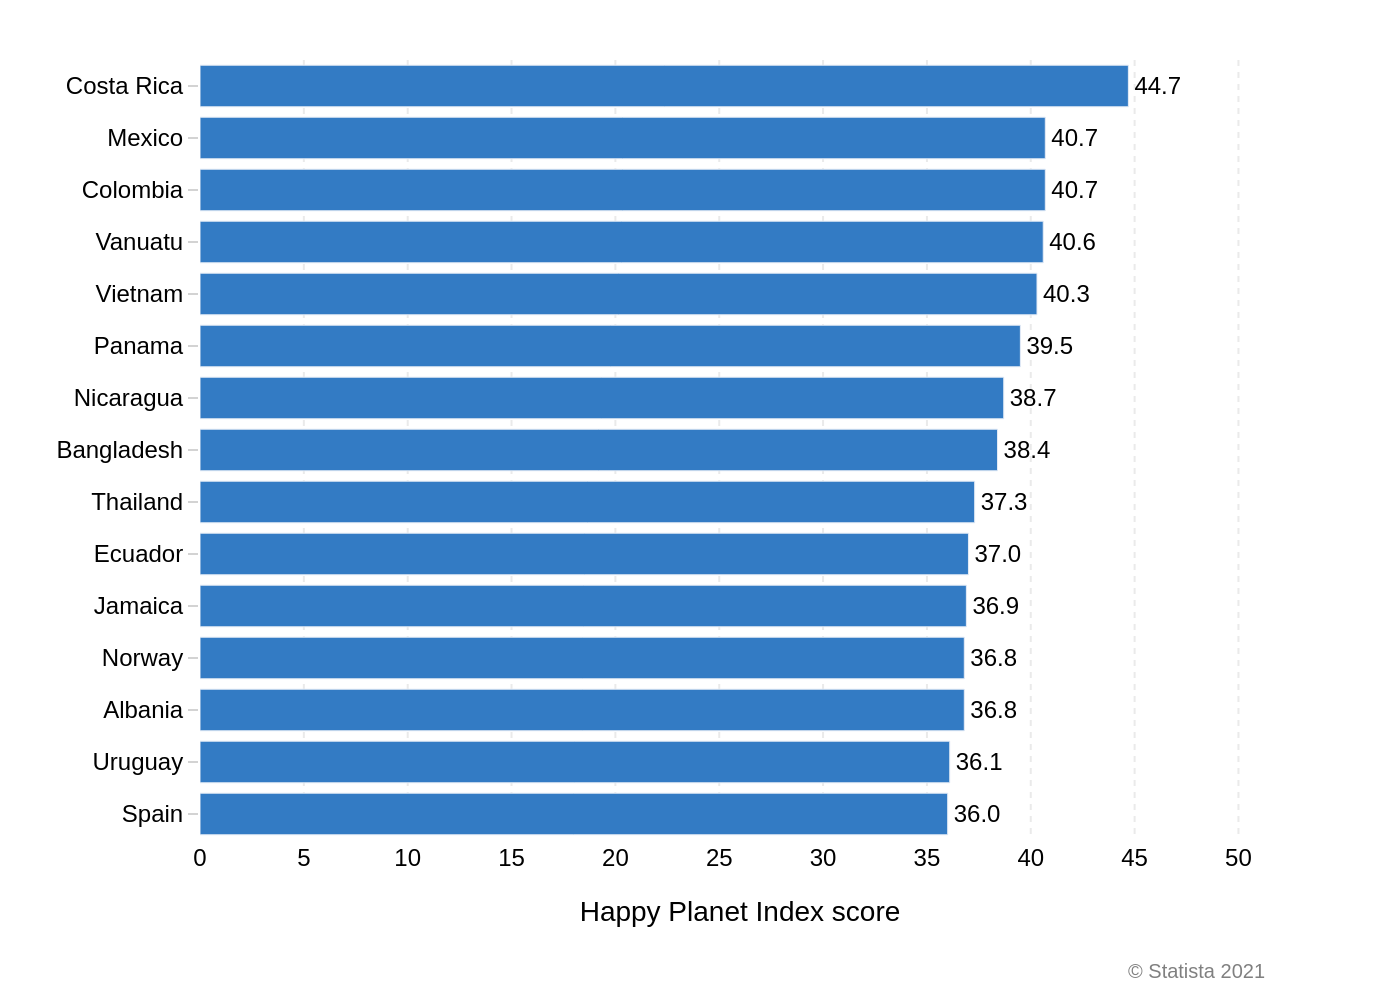

Python code for this plot:
import sys
import json
import pathlib
import plotly.graph_objects as go

# Check for command-line argument
if len(sys.argv) != 2:
    print("Usage: python generate_chart.py <json_file_path>")
    sys.exit(1)

# Get JSON file path from command-line argument
json_path = pathlib.Path(sys.argv[1])

# Check if the JSON file exists
if not json_path.is_file():
    print(f"Error: JSON file not found at '{json_path}'")
    sys.exit(1)

# Load data from JSON file
try:
    with open(json_path, 'r', encoding='utf-8') as f:
        chart_info = json.load(f)
except json.JSONDecodeError:
    print(f"Error: Invalid JSON format in '{json_path}'")
    sys.exit(1)

# Extract data for plotting
chart_data = chart_info.get('chart_data', [])
texts = chart_info.get('texts', {})
colors = chart_info.get('colors', [])

# Prepare data series from the JSON structure
categories = [d['category'] for d in chart_data]
values = [d['value'] for d in chart_data]

# Create the figure
fig = go.Figure()

# Add the bar trace
fig.add_trace(go.Bar(
    y=categories,
    x=values,
    orientation='h',
    marker=dict(color=colors[0]),
    text=values,
    texttemplate='%{x:.1f}',
    textposition='outside',
    textfont=dict(family="Arial", size=12)
))

# Update layout
fig.update_layout(
    font=dict(family="Arial", size=12, color="black"),
    title_text=texts.get('title'),
    xaxis_title=texts.get('x_axis_title'),
    yaxis_title=texts.get('y_axis_title'),
    plot_bgcolor='white',
    paper_bgcolor='white',
    margin=dict(l=100, r=60, t=30, b=80),
    xaxis=dict(
        showgrid=True,
        gridcolor='#EAEAEA',
        gridwidth=1,
        griddash='dot',
        zeroline=False,
        showline=False,
        tickmode='linear',
        tick0=0,
        dtick=5,
        range=[0, 52] # Extend range to avoid clipping text labels
    ),
    yaxis=dict(
        autorange="reversed", # Ensures top-to-bottom order from JSON
        showgrid=False,
        showline=False,
        ticks='outside',
        ticklen=5,
        tickcolor='lightgrey'
    ),
    showlegend=False,
    annotations=[
        dict(
            text=texts.get('source'),
            showarrow=False,
            xref="paper", yref="paper",
            x=0.99, y=-0.15,
            xanchor='right', yanchor='top',
            align='right',
            font=dict(family="Arial", size=10, color="grey")
        )
    ]
)

# Derive output filename from the input JSON filename
output_filename = json_path.stem + ".png"

# Save the figure as a PNG image
fig.write_image(output_filename, scale=2)

print(f"Chart saved to {output_filename}")
